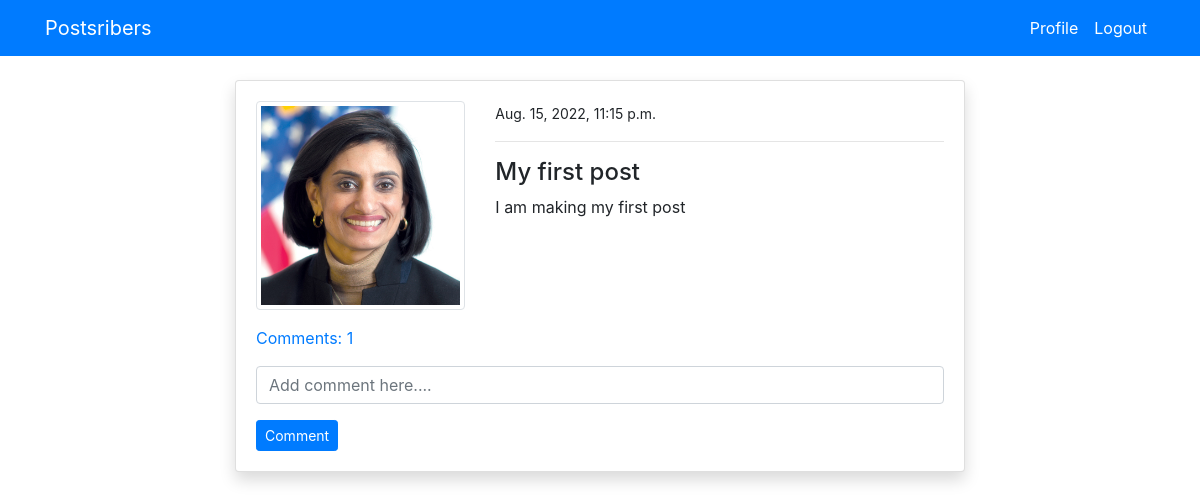
The app's page /post_detail/5/ (signed in) with its own data.
### blog/models.py (models this page shows, shortened)
class PostModel(models.Model):
    title = models.CharField(max_length=100)
    content = models.TextField()
    author = models.ForeignKey(User, on_delete=models.CASCADE)
    date_created = models.DateTimeField(auto_now_add=True)
    class Meta:
        ordering = ("-date_created",)
    def comment_count(self):
        return self.comment_set.all().count()
    def comments(self):
        return self.comment_set.all()

### users/models.py (models this page shows, shortened)
class ProfileModel(models.Model):
    user = models.OneToOneField(User, on_delete=models.CASCADE)
    image = models.ImageField(default='default.jpg', upload_to='profile', validators=[FileExtensionValidator(['png', 'jpg'])])

### blog/views.py (the view)
# urls.py: path('post_detail/<int:pk>/', views.post_detail, name='blog-post-detail'),
@login_required
def post_detail(request, pk):
    post = PostModel.objects.get(id=pk)
    if request.method == 'POST':
        c_form = CommentForm(request.POST)
        if c_form.is_valid():
            instance = c_form.save(commit=False)
            instance.user = request.user
            instance.post = post
            instance.save()
            return redirect('blog-post-detail', pk = post.id)
    else:
        c_form = CommentForm()
    context = {
        'post':post,
        'c_form':c_form,
    }
    return render(request, 'blog/post_detail.html', context)

### blog/forms.py
class CommentForm(forms.ModelForm):
    content = forms.CharField(label='', widget=forms.TextInput(attrs={'placeholder': 'Add comment here....'}))
    class Meta:
        model = Comment
        fields = ('content',)

### templates/blog/post_detail.html (shortened to what this page needs)
{% extends 'partials/base.html' %}
{% load crispy_forms_tags %}
{% block content %}
<div class="container">
   <div class="row mt-5 pt-3">
    <div class="col-md-8 offset-md-2 ">
        <div class="card my-3 shadow">
            <div class="card-body">
                <div class="row">
                    <div class="col-md-4">
                        <img class="img-thumbnail" src="{{ post.author.profilemodel.image.url }}" alt="profile-img">
                    </div>
                    <div class="col-md-8">
                        <small>{{ post.date_created }} </small>
                        <hr>
                        <h4>{{ post.title }} </h4>
                        <p>{{ post.content}}</p>
                    </div>
                </div>
                <p class="mt-3">
                    <a class="" data-toggle="collapse" href="#collapseExample" role="button" aria-expanded="false" aria-controls="collapseExample">
                      Comments: {{ post.comment_count }}
                    </a>
                </p>
                  <form method="POST">
                    {{ c_form|crispy }}
                    <input class="btn btn-primary btn-sm " type="submit" value="Comment">
                  </form>
            </div>
        </div>
    </div>
    </div>
   </div>
{% endblock %}

### records on screen
PostModel: author.profilemodel.image (picture), date_created "Aug. 15, 2022, 11:15 p.m.", title "My first post", content "I am making my first post", comment_count "1"
